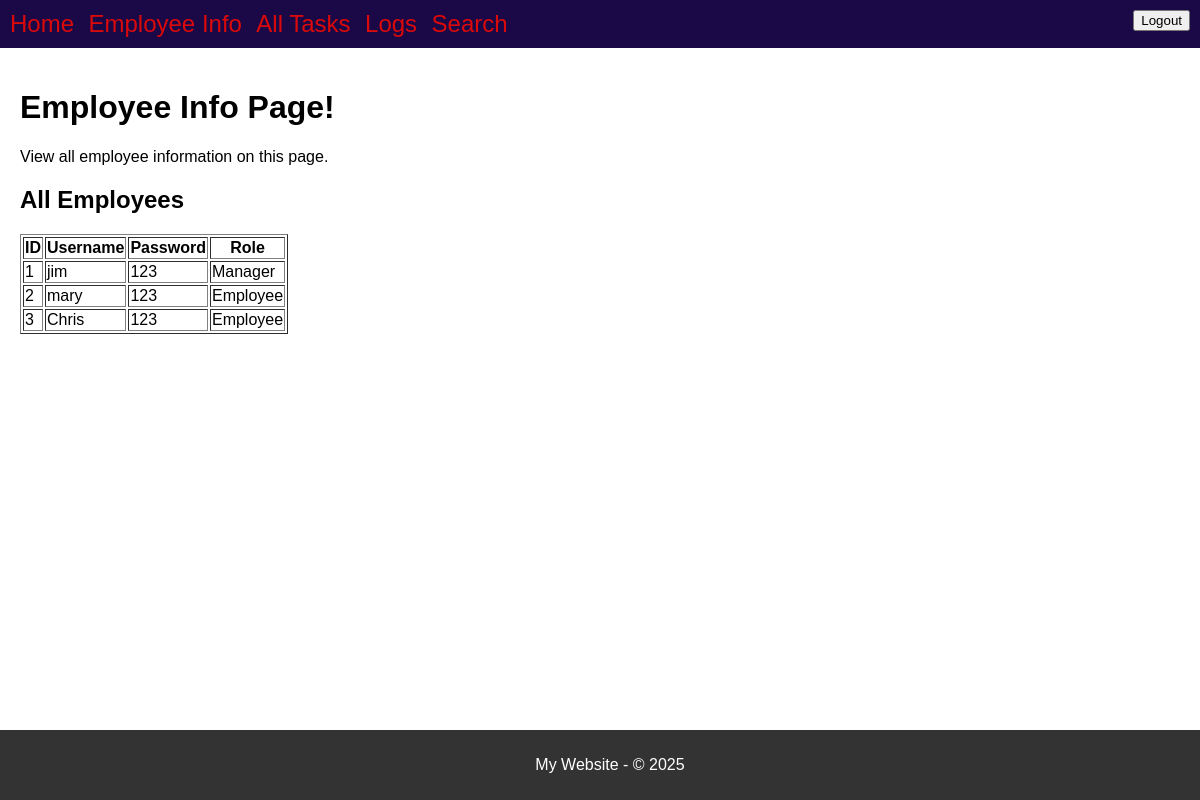
Page /employees (signed in) on the committed database.
### model.py (models this page shows, shortened)
class Users(db.Model):
    __tablename__ = 'Users'
    id = db.Column(db.Integer, primary_key=True)
    username = db.Column(db.String(100), nullable=False, unique=True)
    password = db.Column(db.String(100), nullable=False)
    role = db.Column(db.String(50), nullable=False)

### routes.py (the view)
@app.route('/employees', methods=['GET'])
def display_employees():
    if CS.notLoggedIn():
        return redirect(url_for("display_login"))
    employees = Users.query.all()
    employee_columns = [column.name for column in Users.__table__.columns]
    return render_template(
        "employees.html",
        title="Employee Info Page!",
        content="View all employee information on this page.",
        employees=employees,
        employee_columns=employee_columns,
        CS=CS
    )

### current_session.py (called while the page is built)
    @staticmethod
    def isLoggedIn():
        status = "username" in session
        return status

    @staticmethod
    def notLoggedIn():
        return not CurrentSession.isLoggedIn()

    @staticmethod
    def getRole():
        return userRole

    @staticmethod
    def getUsername():
        username = session.get("username", None)  # Get username from session
        return username

### Templates/employees.html (shortened to what this page needs)
{% extends "base.html" %}
{% block page_title %}
    {{ title }}
{% endblock %}
{% block content %}
    <p>{{ content }}</p>
    <h2>All Employees</h2>
    {% if employees %}
        <table border="1">
            <thead>
                <tr>
                    <th>ID</th>
                    <th>Username</th>
                    <th>Password</th>
                    <th>Role</th>
                </tr>
            </thead>
            <tbody>
                {% for employee in employees %}
                    <tr>
                        <td>{{ employee.id }}</td>
                        <td>{{ employee.username }}</td>
                        <td>{{ employee.password }}</td>
                        <td>{{ employee.role }}</td>
                    </tr>
                {% endfor %}
            </tbody>
        </table>
    {% else %}
        <p>No employees found in the database.</p>
    {% endif %}
{% endblock %}

### Styles/style.css (style rules this page uses)
body { font-family: sans-serif; margin: 0; padding: 0; }

### rows in the picture
Users: id "1", username "jim", password "123", role "Manager"
Users: id "2", username "mary", password "123", role "Employee"
Users: id "3", username "Chris", password "123", role "Employee"

### other values in the picture
{{ title }} "Employee Info Page!"
{{ content }} "View all employee information on this page."
